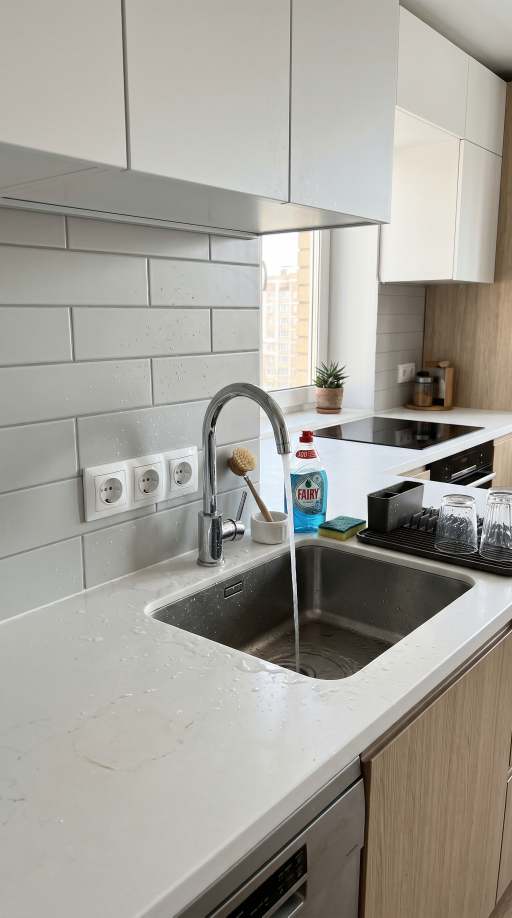
#> input picture media/in/test/test_rozetki.jpg, 1536 x 2752 px (shown at 1/3 size)
$ python -i etapy.py   (imports and definitions only)
#> lines starting #> are read from the running program, lines starting #| are printed output that depends on the picture
"""Рилс-формат «ЭТАПЫ»: одна комната, 3 стадии (бетон → инженерка → готово), наезды камеры,
переходы zoom-blur, финальная плашка с логотипом. Как у lamarchinterior.
Запуск: python3 etapy.py shell.jpg eng.jpg final.jpg out.mp4
"""
import math, subprocess, sys, wave
import numpy as np
from PIL import Image, ImageDraw, ImageFont, ImageFilter, ImageEnhance

W, H, FPS = 1080, 1920, 30
FONT = '/usr/share/fonts/truetype/google-fonts/ofl/montserrat/Montserrat[wght].ttf'
# [1 line that did not run here, left out]

def load(p):
#> called with p = '../media/in/test/test_rozetki.jpg'
    im = Image.open(p).convert('RGB'); s = W / im.width
#> in load, im is the input picture: PIL image 1536x2752 RGB; mean R, G, B 163.5, 160.5, 153.3
#> after `s = W / im.width`: s = 0.703
    im = im.resize((W, round(im.height * s)), Image.LANCZOS)
#> im: PIL image 1080x1935 RGB
    if im.height < H: im = im.resize((round(im.width * H / im.height), H), Image.LANCZOS)
    x0 = (im.width - W) // 2; y0 = (im.height - H) // 2
#> after `x0 = (im.width - W) // 2`: x0 = 0
#> after `y0 = (im.height - H) // 2`: y0 = 7
    return im.crop((x0, y0, x0 + W, y0 + H))
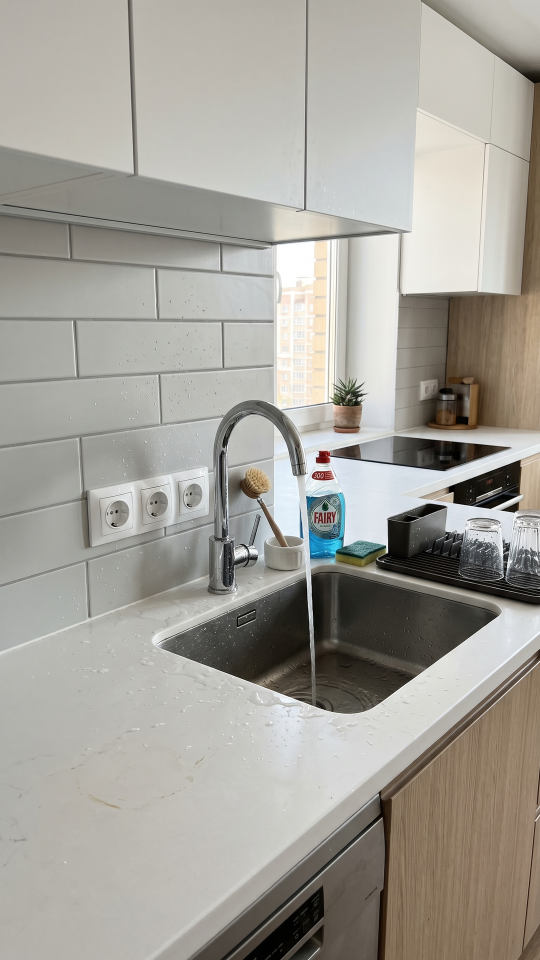
#> returned value: PIL image 1080x1920 RGB (shown at 1/2 size); mean R, G, B 163.6, 160.7, 153.4

# [1 line not run here, left out]
# тайминг: (начало, конец) каждой стадии; переходы перекрываются
T1, TR1, T2, TR2, T3, TL, TOTAL = 1.45, 0.4, 1.5, 0.4, 4.9, 1.3, 10.0

def ease(t): t = max(0, min(1, t)); return t * t * (3 - 2 * t)
def ease_out(t): t = max(0, min(1, t)); return 1 - (1 - t) ** 3

# [15 lines left out: functions zoom, zoom_blur, not called in this run]

_fc = {}
# [46 lines left out: functions font, logo_card, frame, not called in this run]

# ---------- звук: только эффекты ----------
SR = 44100
def env(n, a, dcy): t = np.arange(n) / SR; return np.minimum(t / a, 1) * np.exp(-t / dcy)
# [4 lines left out: function whoosh, not called in this run]
def boom():
    n = int(1.2 * SR); t = np.arange(n) / SR; f = 70 * np.exp(-t * 4) + 35
    return 0.9 * np.sin(2 * np.pi * np.cumsum(f) / SR) * env(n, 0.003, 0.35)
# [4 lines left out: function shimmer, not called in this run]
def room_tone(dur):
    n = int(dur * SR); x = np.random.default_rng(3).standard_normal(n)
    x = np.convolve(x, np.ones(400) / 400, 'same'); return 0.6 * x

# [12 lines left out: function build_audio, not called in this run]

# [12 lines not run here, left out]

>>> result = load('../media/in/test/test_rozetki.jpg')
